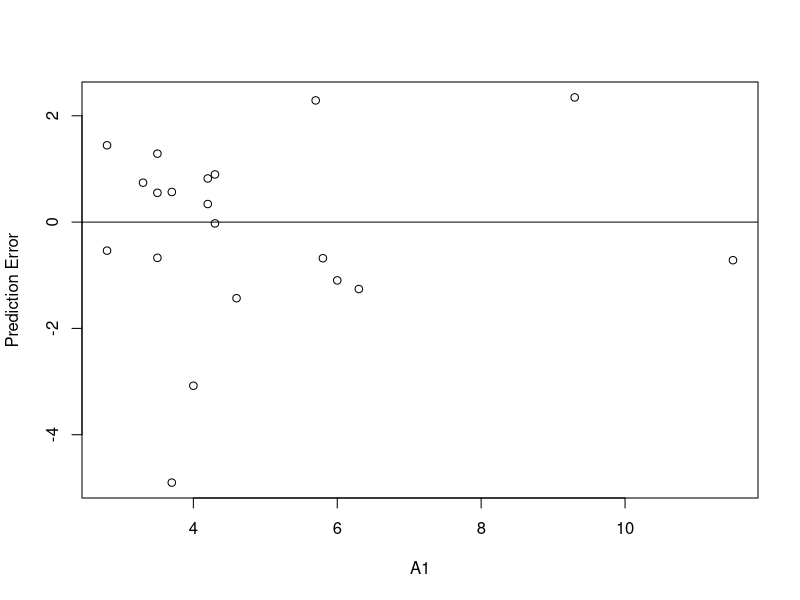

Source code (R):
library(vegan)


### Name: predict.cca
### Title: Prediction Tools for [Constrained] Ordination (CCA, RDA, DCA,
###   CA, PCA)
### Aliases: fitted.cca fitted.rda fitted.capscale fitted.dbrda
###   residuals.cca predict.cca predict.rda predict.decorana coef.cca
###   coef.rda calibrate.cca calibrate
### Keywords: multivariate

### ** Examples

data(dune)
data(dune.env)
mod <- cca(dune ~ A1 + Management + Condition(Moisture), data=dune.env)
# Definition of the concepts 'fitted' and 'residuals'
mod
cca(fitted(mod))
cca(residuals(mod))
# Remove rare species (freq==1) from 'cca' and find their scores
# 'passively'.
freq <- specnumber(dune, MARGIN=2)
freq
mod <- cca(dune[, freq>1] ~ A1 + Management + Condition(Moisture), dune.env)
predict(mod, type="sp", newdata=dune[, freq==1], scaling="species")
# New sites
predict(mod, type="lc", new=data.frame(A1 = 3, Management="NM", Moisture="2"), scal=2)
# Calibration and residual plot
mod <- cca(dune ~ A1 + Moisture, dune.env)
pred <- calibrate(mod)
pred
with(dune.env, plot(A1, pred[,"A1"] - A1, ylab="Prediction Error"))
abline(h=0)
